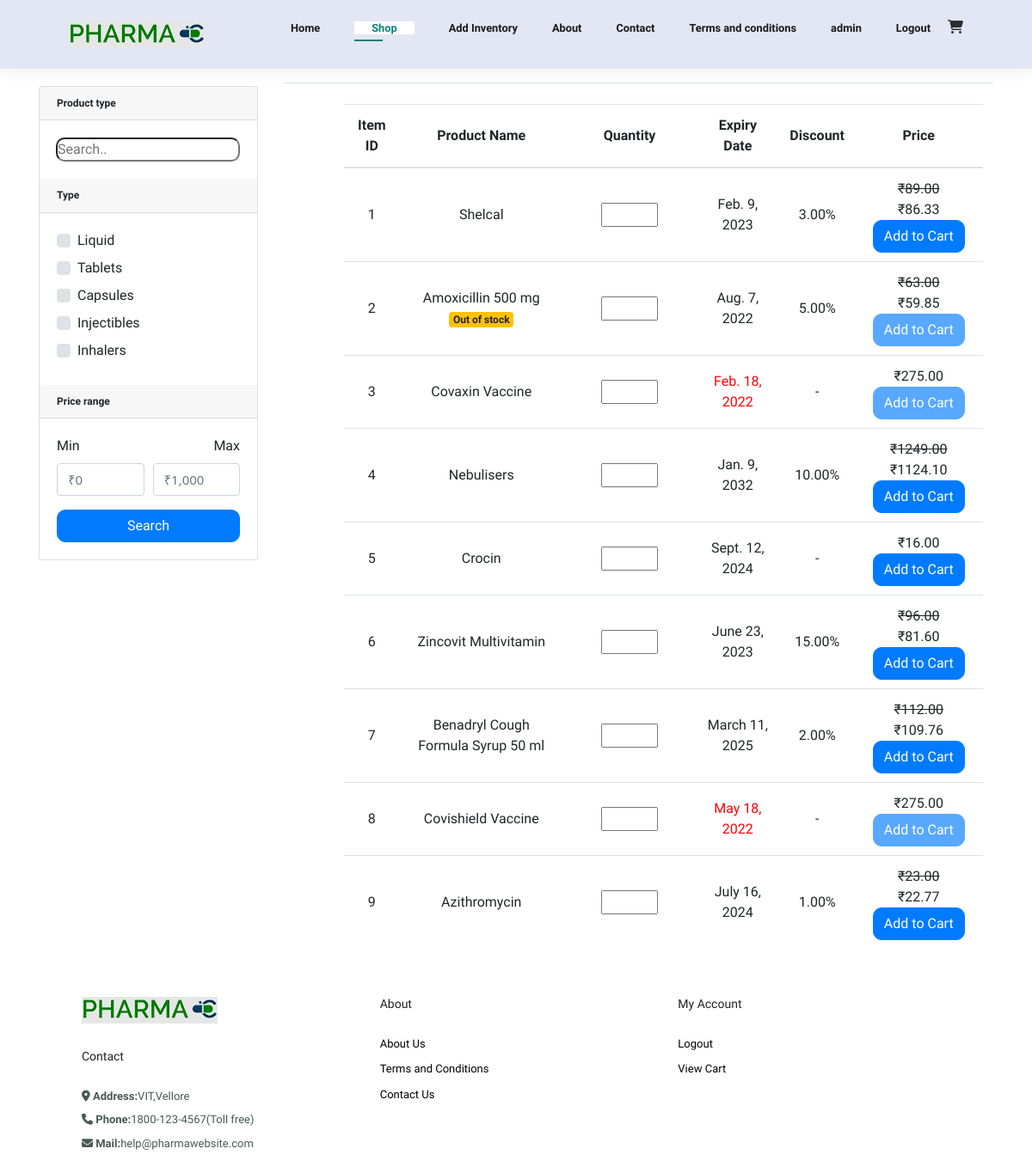
Screenshot of /view (signed in) with the database file from the repository.
### inventory/models.py (models this page shows, shortened)
class ItemMain(models.Model):
    itemid = models.AutoField(primary_key=True)
    itemname = models.CharField(max_length=50)
    discount = models.DecimalField(decimal_places=2, max_digits=25)
    price = models.DecimalField(decimal_places=2, max_digits=25)
    type = models.ForeignKey(ItemsCat, on_delete=models.CASCADE)
    composition = models.TextField()
    manufacturingdate = models.DateField()
    expirydate = models.DateField()
    quantity = models.IntegerField(default=0)
    slug = models.SlugField(max_length=50, unique=True, editable=True)

### inventory/views.py (the view)
# urls.py: path('view', views.items_display, name="view"),
@login_required(login_url='login')
def items_display(request):
    itemsearch = []
    l = []
    if request.method == 'POST':
        search_keyword = request.POST.get('search_keyword')
        if search_keyword != "" and search_keyword != None:
            item_search_part1 = list(ItemMain.objects.filter(
                itemname__icontains=search_keyword))
            item_search_part2 = list(ItemMain.objects.filter(
                composition__icontains=search_keyword))
            item_search_part3 = list(ItemMain.objects.filter(
                itemid__icontains=search_keyword))
            itemsearch = item_search_part1 + item_search_part2 + item_search_part3
            if itemsearch == []:
                messages.info(request, 'No Results Found')
        else:
            itemsearch = list(ItemMain.objects.all())
        cat = request.POST.getlist('cat', [])
        min_price = request.POST.get('min_price')
        max_price = request.POST.get('max_price')
        quantity = request.POST.get('quantity')
        if quantity == '' or quantity == None:
            quantity = 0
        else:
            quantity = int(quantity)
        id = request.POST.get('id')
        if id:
            currentItem = ItemMain.objects.filter(slug=id)[0]
            if (currentItem.quantity - quantity >= 0):
                for counter in range(quantity):
                    cartModel = UserCart.objects.filter(
                        user=User.objects.filter(username=request.user)[0],
                        itemid=ItemMain.objects.filter(itemid=id)[0],
                        quantity=quantity
                    )
                    if cartModel:
                        cartModel = UserCart.objects.create(
                            user=User.objects.filter(username=request.user)[0],
                            itemid=ItemMain.objects.filter(itemid=id)[0],
                            quantity=quantity
                        )
                        cartModel.save()
                    else:
                        cartModel = UserCart.objects.create(
                            user=User.objects.filter(username=request.user)[0],
                            itemid=ItemMain.objects.filter(itemid=id)[0],
                            quantity=quantity
                        )
                        cartModel.save()
                currentItem.quantity -= quantity
                currentItem.save()
            else:
                messages.info(request, str("Only " + str(currentItem.quantity) +
                                           " are left in the inventory"))
        if min_price == '' or min_price == None:
            min_price = 0
        else:
            min_price = int(min_price)
        if max_price == '' or max_price == None:
            max_price = 10000000
        else:
            max_price = int(max_price)
        items = []
        if len(cat) > 0:
            if (len(cat)):
                items = ItemMain.objects.filter(
                    type__in=ItemsCat.objects.filter(catName__in=cat))
        else:
            items = ItemMain.objects.all()
        items = list(set(items).intersection(set(itemsearch)))
        for i in items:
            ll = []
            ll.append(i.itemid)
            ll.append(i.itemname)
            ll.append(i.expirydate)
            ll.append(i.discount)
            ll.append(i.price)
            price = i.price
            offer = i.discount
            newPrice = price - (price * offer)/100
            ll.append(newPrice)
            if newPrice >= min_price and newPrice <= max_price:
                ll.append("Valid")
            else:
                ll.append("Invalid")
            ll.append(i.slug)
            if i.expirydate <= date.today():
                ll.append("Expired")
            else:
                ll.append("Valid")
            if i.quantity == 0:
                ll.append("Out of Stock")
            else:
                ll.append("In Stock")
            l.append(ll)
    else:
        items = list(ItemMain.objects.all())
        for i in items:
            ll = []
            ll.append(i.itemid)
            ll.append(i.itemname)
            ll.append(i.expirydate)
            ll.append(i.discount)
            ll.append(i.price)
            price = i.price
            offer = i.discount
            newPrice = price - (price * offer)/100
            ll.append(newPrice)
            if newPrice >= 0 and newPrice <= 10000000:
                ll.append("Valid")
            else:
                ll.append("Invalid")
            ll.append(i.slug)
            if i.expirydate <= date.today():
                ll.append("Expired")
            else:
                ll.append("Valid")
            if i.quantity == 0:
                ll.append("Out of Stock")
            else:
                ll.append("In Stock")
            l.append(ll)
    context = {
        "items": l
    }
    return render(request, "inventory/inventory view.html", context)

### templates/inventory/inventory view.html (shortened to what this page needs)
{% extends "base.html" %}
{% load static %}
{% block home %}
<link href="//maxcdn.bootstrapcdn.com/bootstrap/4.1.1/css/bootstrap.min.css" rel="stylesheet" id="bootstrap-css">
<link rel="stylesheet" href="{% static 'css/inventory view.css' %}" />
<link rel="stylesheet" href="https://fontawesome.com/v4.7.0/assets/font-awesome/css/font-awesome.css">
<link rel="stylesheet" href="https://cdnjs.cloudflare.com/ajax/libs/font-awesome/4.7.0/css/font-awesome.min.css">
<div class="container">
	<div class="row">
		<aside class="col-md-3">
			<div class="card">
				<article class="filter-group">
					<header class="card-header">
						<h6 class="title">Product type</h6>
					</header>
					<div class="filter-content collapse show" id="collapse_1">
						<div class="card-body">
							<div class="input-group">
								<div class="input-group-append">
									<form method="POST">
										<input type="search" placeholder="Search.." name="search_keyword"
											style="border-radius: 10px; width: 100%;">
								</div>
							</div>
						</div>
					</div>
				</article>
				<article class="filter-group">
					<header class="card-header">
						<h6 class="title">Type </h6>
					</header>
					<div class="filter-content collapse show" id="collapse_2">
						<div class="card-body">
							<label class="custom-control custom-checkbox">
								<div class="custom-control-label">Liquid
								</div>
							</label>
							<label class="custom-control custom-checkbox">
								<div class="custom-control-label">Tablets
								</div>
							</label>
							<label class="custom-control custom-checkbox">
								<div class="custom-control-label">Capsules
								</div>
							</label>
							<label class="custom-control custom-checkbox">
								<div class="custom-control-label">Injectibles
								</div>
							</label>
							<label class="custom-control custom-checkbox">
								<div class="custom-control-label">Inhalers
								</div>
							</label>
						</div>
					</div>
				</article>
				<article class="filter-group">
					<header class="card-header">
						<h6 class="title">Price range </h6>
					</header>
					<div class="filter-content collapse show" id="collapse_3">
						<div class="card-body">
							<div class="form-row">
								<div class="form-group col-md-6">
									<label>Min</label>
									<input class="form-control" placeholder="₹0" type="number" name="min_price">
								</div>
								<div class="form-group text-right col-md-6">
									<label>Max</label>
									<input class="form-control" placeholder="₹1,000" type="number" name="max_price">
								</div>
							</div>
							<button class="btn btn-block btn-primary">Search</button>
						</div>
					</div>
				</article>
			</div>
		</aside>
		<main class="col-md-9">
			<header class="border-bottom mb-4 pb-3">
			</header>
			<div>
				<table class="table table-hover" style="width:90%; margin-left: 70px; margin-top: 10px;">
					<thead>
						<tr>
							<th scope="col" style="	font-weight: bold;">Item ID</td>
							<th scope="col" style="	font-weight: bold;">Product Name</td>
							<th scope="col" style="	font-weight: bold;">Quantity</td>
							<th scope="col" style="	font-weight: bold;">Expiry Date</td>
							<th scope="col" style="	font-weight: bold;">Discount</td>
							<th scope="col" style="	font-weight: bold;">Price</td>
						</tr>
					</thead>
					{% for item in items %}
					{% if item.6 == "Valid" %}
					<tr>
						<td scope="row">{{ item.0 }}</td>
						<td>{{ item.1 }}<br>{% if item.9 == "Out of Stock" %}<span class="badge badge-warning">Out of
								stock</span>{% endif %}</td>
						<form method="POST">
							<td><input type="number" id="quantity" name="quantity" min="0" max="1,000"
									style="width: 50%;"></td>
							{% if item.8 == "Expired" %}
							<td style="color: red;">{{ item.2 }}</td>
							{% else %}
							<td>{{ item.2 }}</td>
							{% endif %}
							{% if item.3 != 0 %}
							<td>{{ item.3 }}%</td>
							<td style="width: 20%;padding-bottom: 10px;"><del>₹{{ item.4|floatformat:2 }}</del><br>
								₹{{ item.5|floatformat:2 }}<br>
								{% if item.8 == "Expired" or item.9 == "Out of Stock" %}
								<button class="btn btn-primary" disabled>Add to Cart</button>
								{% else %}
								<button class="btn btn-primary">Add to Cart</button>
								{% endif %}
							</td>
							{% else %}
							<td>-</td>
							<td style="width: 20%;padding-bottom: 10px;">
								₹{{ item.5|floatformat:2 }}<br>
								{% if item.8 == "Expired" or item.9 == "Out of Stock" %}
								<button class="btn btn-primary" disabled>Add to Cart</button>
								{% else %}
								<button class="btn btn-primary">Add to Cart</button>
								{% endif %}
							</td>
							{% endif %}
						</form>
					</tr>
					{% endif %}
					{% endfor %}
				</table>
			</div>
		</main>
	</div>
</div>
{% endblock home %}

### templates/base.html (shortened to what this page needs)
{% load static %}
<!DOCTYPE html>
<html lang="en">
<head>
</head>
<body>
    {% include 'navbar.html' %}
    {% block home %}
    {% endblock home %}
    {% include 'footer.html' %}
</body>
</html>

### templates/navbar.html
{% load static %}
<link rel="stylesheet" href="{% static 'css/navbar.css' %}">
<link rel="stylesheet" href="https://cdnjs.cloudflare.com/ajax/libs/font-awesome/4.7.0/css/font-awesome.min.css">
<section id="header">
    <a href="#"><img src="{% static 'img/logo.jpg'%}" class="logo" alt=""></a>
    <div>
        <ul id="navbar">
            <li><a class="{% if request.path == '/' %}active{% endif %}" href="{% url 'homepage' %}">Home</a>
            </li>
            <li><a class="{% if request.path == '/view' %}active{% endif %}" href="{% url 'view' %}">Shop</a></li>
            <li><a class="{% if request.path == '/upload_item' %}active{% endif %}" href="{% url 'inventoryadd' %}">Add
                    Inventory</a></li>
            <li><a class="{% if request.path == '/about' %}active{% endif %}" href="{% url 'about' %}">About</a></li>
            <li><a class="{% if request.path == '/contact' %}active{% endif %}" href="{% url 'contact' %}">Contact</a>
            </li>
            <li><a class="{% if request.path == '/t&c' %}active{% endif %}" href="{% url 'tnc' %}">Terms and
                    conditions</a></li>
            {% if user.is_authenticated %}
            <li>
                <a class="" href="{% url 'homepage' %}" class="dropdown-item">{{ user }}</a>
            </li>
            <li>
                <a class="" href="{% url 'logout' %}" class="dropdown-item">Logout</a>
            </li>
            {% else %}
            <li>
                <a class="{% if request.path == '/accounts/login' %}active{% endif %}" href="{% url 'login' %}"
                    class="dropdown-item">Login</a>
            </li>
            {% endif %}
            <a class="" href="{% url 'cart' %}"><i class="fa fa-shopping-cart"
                    style="color: rgba(0, 0, 0, 0.805)"></i></a>
        </ul>
    </div>
</section>

### templates/footer.html (shortened to what this page needs)
{% load static %}
<link rel="stylesheet" href="{% static 'css/footer.css' %}">
<footer class="section-p1">
    <div class="col">
        <img class="logo" src="{% static 'img/logo.jpg' %}" alt="">
        <h4>Contact</h4>
        <p> <i class="fa-solid fa-location-dot"></i> <strong>Address:</strong>VIT,Vellore</p>
        <p> <i class="fa-solid fa-phone"></i> <strong>Phone:</strong>1800-123-4567(Toll free)</p>
        <p> <i class="fa-solid fa-envelope"></i> <strong>Mail:</strong>help@pharmawebsite.com</p>
    </div>
    <div class="col">
        <h4>About</h4>
        <a href="{% url 'about' %}">About Us</a>
        <a href="{% url 'tnc' %}">Terms and Conditions</a>
        <a href="{% url 'contact' %}">Contact Us</a>
    </div>
    <div class="col">
        <h4>My Account</h4>
        {% if user.is_authenticated %}
        <a class="" href="{% url 'logout' %}" class="dropdown-item">Logout</a>
        {% else %}
        <a class="" href="{% url 'login' %}" class="dropdown-item">Login</a>
        {% endif %}
        <a href="{% url 'cart' %}">View Cart</a>
    </div>
</footer>

### static_in_env/css/navbar.css (style rules this page uses)
* { margin: 0; padding: 0; box-sizing: border-box; font-family: 'Spartan', sans-serif; }
#header { display: flex; align-items: center; justify-content: space-between; padding: 20px 80px; background: #E3E6F3; box-shadow: 0 5px 15px rgba(0, 0, 0, 0.06); z-index: 999; position: sticky; top: 0; left: 0 }
#navbar { display: flex; align-items: center; justify-content: center; }
#navbar li { list-style: none; padding: 0 20px; position: relative; }
#navbar li a { text-decoration: none; font-size: 0.8rem; font-weight: 600; color: #1a1a1a; transition: 0.3s ease; }
#navbar li a:hover, #navbar li a.active { color: #088178; }
#navbar li a.active::after, #navbar li a:hover::after { content: ""; width: 30%; height: 2px; background: #088178; position: absolute; bottom: -4px; left: 20px }
body { margin: 0; padding: 0; font-family: sans-serif; background-image: url("b2g.png"); background-repeat: no-repeat; }
.active { width: 1000px; min-height: 688px; background-color: white; margin: 0 auto; padding: 0px 20px 0px 20px; }

### static_in_env/css/inventory view.css (style rules this page uses)
.title { margin: 0; }
body { margin: 0; padding: 0; font-family: sans-serif; background-image: url("b2g.png"); background-repeat: no-repeat; }
.row:after { content: ""; display: table; clear: both; }
.table, th, td { text-align: center; }
.table td, .table th { vertical-align: middle !important; }
.form-control { font-family: system-ui, sans-serif; font-size: 15px; line-height: 1.1; margin-right: 5px; }
.btn { border-radius: 10px; }

### static_in_env/css/footer.css (style rules this page uses)
* { margin:0; padding:0; box-sizing: border-box; font-family:'Spartan', sans-serif; }
h4 { font: size 20px; color: #222; }
h6 { font-weight: 700; font-size: 12px; }
p { font-size: 16px; color:#465b52; margin: 15px 0 20px 0; }
.section-p1 { padding: 40px 80px; }
footer .col { display:flex; flex-direction: column; align-items:flex-start; margin-bottom: 20px; }
footer .logo { margin-bottom:30px; }
footer { display:flex; flex-wrap: wrap; justify-content:space-between; }
footer h4 { font-size:14px; padding-bottom: 20px; }
footer p { font-size:13px; margin: 0 0 8px 0; }
footer a { font-size:13px; text-decoration: none; color:black; margin-bottom: 10px; }

### rows the page displays
ItemMain: itemname "Shelcal", expirydate "Feb. 9, 2023", discount "3.00", price "89.00"
ItemMain: itemname "Amoxicillin 500 mg", expirydate "Aug. 7, 2022", discount "5.00", price "63.00"
ItemMain: itemname "Covaxin Vaccine", expirydate "Feb. 18, 2022"
ItemMain: itemname "Nebulisers", expirydate "Jan. 9, 2032", discount "10.00", price "1249.00"
ItemMain: itemname "Crocin", expirydate "Sept. 12, 2024"
ItemMain: itemname "Zincovit Multivitamin", expirydate "June 23, 2023", discount "15.00", price "96.00"
ItemMain: itemname "Benadryl Cough Formula Syrup 50 ml", expirydate "March 11, 2025", discount "2.00", price "112.00"
ItemMain: itemname "Covishield Vaccine", expirydate "May 18, 2022"
ItemMain: itemname "Azithromycin", expirydate "July 16, 2024", discount "1.00", price "23.00"

### other values shown
{{ user }} "admin"
{{ item.0 }} "1" "2" "3" "4" "5" "6" "7" "8" "9"
{{ item.5|floatformat:2 }} "86.33" "59.85" "1124.10" "81.60" "109.76" "22.77"
{{ item.5|floatformat:2 }} "275.00" "16.00" "275.00"
